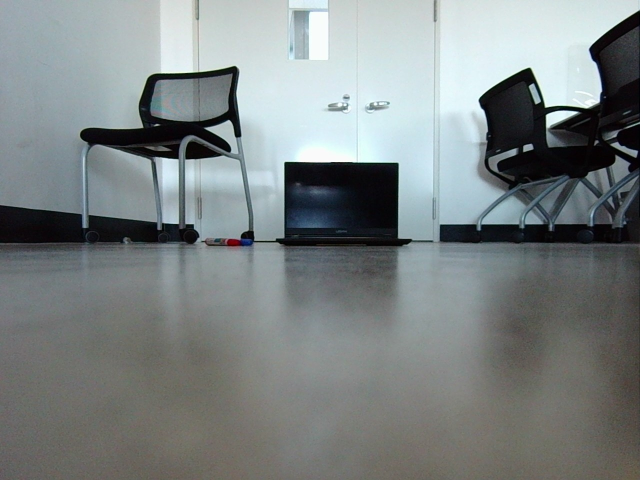
//> input picture testH/build/aloeL.jpg, 1280 x 960 px (shown at 1/2 size)
$ ./display ../data/aloeL.jpg build/aloeL.jpg -GT=build/aloeL.jpg   (built with g++ and OpenCV 4)
//> lines starting //> are read from the running program, lines starting //| are printed output that depends on the picture
#include "opencv2/calib3d.hpp"
#include "opencv2/imgproc.hpp"
#include "opencv2/imgcodecs.hpp"
#include "opencv2/highgui.hpp"
#include "opencv2/core/utility.hpp"
#include "opencv2/ximgproc.hpp"
#include <iostream>
#include <string>

using namespace cv;
using namespace cv::ximgproc;
using namespace std;

Rect computeROI(Size2i src_sz, Ptr<StereoMatcher> matcher_instance);

const String keys =
    "{help h usage ? |                  | print this message                                                }"
    "{@left          |../data/aloeL.jpg | left view of the stereopair                                       }"
    "{@right         |../data/aloeR.jpg | right view of the stereopair                                      }"
    "{GT             |../data/aloeGT.png| optional ground-truth disparity (MPI-Sintel or Middlebury format) }"
    "{dst_path       |None              | optional path to save the resulting filtered disparity map        }"
    "{dst_raw_path   |None              | optional path to save raw disparity map before filtering          }"
    "{algorithm      |bm                | stereo matching method (bm or sgbm)                               }"
    "{filter         |wls_conf          | used post-filtering (wls_conf or wls_no_conf or fbs_conf)         }"
    "{no-display     |                  | don't display results                                             }"
    "{no-downscale   |                  | force stereo matching on full-sized views to improve quality      }"
    "{dst_conf_path  |None              | optional path to save the confidence map used in filtering        }"
    "{vis_mult       |1.0               | coefficient used to scale disparity map visualizations            }"
    "{max_disparity  |160               | parameter of stereo matching                                      }"
    "{window_size    |-1                | parameter of stereo matching                                      }"
    "{wls_lambda     |8000.0            | parameter of wls post-filtering                                   }"
    "{wls_sigma      |1.5               | parameter of wls post-filtering                                   }"
    "{fbs_spatial    |16.0              | parameter of fbs post-filtering                                   }"
    "{fbs_luma       |8.0               | parameter of fbs post-filtering                                   }"
    "{fbs_chroma     |8.0               | parameter of fbs post-filtering                                   }"
    "{fbs_lambda     |128.0             | parameter of fbs post-filtering                                   }"
    ;

int main(int argc, char** argv)
{
    CommandLineParser parser(argc,argv,keys);
    parser.about("Disparity Filtering Demo");
    if (parser.has("help"))
    {
        parser.printMessage();
        return 0;
    }

    String left_im = parser.get<String>(0);
    String right_im = parser.get<String>(1);
    String GT_path = parser.get<String>("GT");

    String dst_path = parser.get<String>("dst_path");
    String dst_raw_path = parser.get<String>("dst_raw_path");
    String dst_conf_path = parser.get<String>("dst_conf_path");
    String algo = parser.get<String>("algorithm");
    String filter = parser.get<String>("filter");
    bool no_display = parser.has("no-display");
    bool no_downscale = parser.has("no-downscale");
    int max_disp = parser.get<int>("max_disparity");
    double lambda = parser.get<double>("wls_lambda");
    double sigma  = parser.get<double>("wls_sigma");
    double fbs_spatial = parser.get<double>("fbs_spatial");
    double fbs_luma = parser.get<double>("fbs_luma");
    double fbs_chroma = parser.get<double>("fbs_chroma");
    double fbs_lambda = parser.get<double>("fbs_lambda");
    double vis_mult = parser.get<double>("vis_mult");

    int wsize;
    if(parser.get<int>("window_size")>=0) //user provided window_size value
        wsize = parser.get<int>("window_size");
    else
    {
        if(algo=="sgbm")
            wsize = 3; //default window size for SGBM
        else if(!no_downscale && algo=="bm" && filter=="wls_conf")
            wsize = 7; //default window size for BM on downscaled views (downscaling is performed only for wls_conf)
        else
            wsize = 15; //default window size for BM on full-sized views
    }

    if (!parser.check())
    {
        parser.printErrors();
        return -1;
    }

    //! [load_views]
    Mat left  = imread(left_im ,IMREAD_COLOR);
//> left is the input picture: 960 rows x 1280 cols, CV_8UC3; mean B, G, R 132.1, 131.7, 124.8
    if ( left.empty() )
    {
        cout<<"Cannot read image file: "<<left_im;
        return -1;
    }

    Mat right = imread(right_im,IMREAD_COLOR);
    if ( right.empty() )
    {
        cout<<"Cannot read image file: "<<right_im;
        return -1;
    }
    //! [load_views]

    bool noGT;
    Mat GT_disp;
    if (GT_path=="../data/aloeGT.png" && left_im!="../data/aloeL.jpg")
        noGT=true;
    else
    {
        noGT=false;
        if(readGT(GT_path,GT_disp)!=0)
        {
            cout<<"Cannot read ground truth image file: "<<GT_path<<endl;
            return -1;
        }
    }

    Mat left_for_matcher, right_for_matcher;
    Mat left_disp,right_disp;
    Mat filtered_disp,solved_disp,solved_filtered_disp;
    Mat conf_map = Mat(left.rows,left.cols,CV_8U);
    conf_map = Scalar(255);
    Rect ROI;
    Ptr<DisparityWLSFilter> wls_filter;
    double matching_time, filtering_time;
    double solving_time = 0;
    if(max_disp<=0 || max_disp%16!=0)
    {
        cout<<"Incorrect max_disparity value: it should be positive and divisible by 16";
        return -1;
    }
    if(wsize<=0 || wsize%2!=1)
    {
        cout<<"Incorrect window_size value: it should be positive and odd";
        return -1;
    }

    if(filter=="wls_conf") // filtering with confidence (significantly better quality than wls_no_conf)
    {
        if(!no_downscale)
        {
            // downscale the views to speed-up the matching stage, as we will need to compute both left
            // and right disparity maps for confidence map computation
            //! [downscale]
            max_disp/=2;
            if(max_disp%16!=0)
                max_disp += 16-(max_disp%16);
            resize(left ,left_for_matcher ,Size(),0.5,0.5, INTER_LINEAR_EXACT);
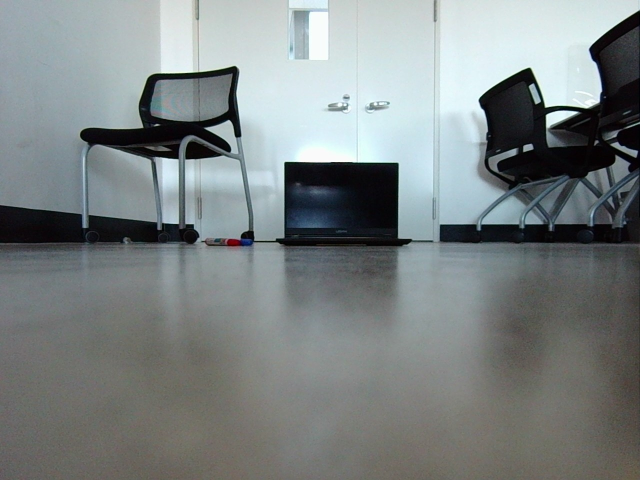
//> left_for_matcher: 480 rows x 640 cols, CV_8UC3; mean B, G, R 132.2, 131.8, 124.9
            resize(right,right_for_matcher,Size(),0.5,0.5, INTER_LINEAR_EXACT);
            //! [downscale]
        }
        else
        {
            left_for_matcher  = left.clone();
            right_for_matcher = right.clone();
        }

        if(algo=="bm")
        {
            //! [matching]
            Ptr<StereoBM> left_matcher = StereoBM::create(max_disp,wsize);
            wls_filter = createDisparityWLSFilter(left_matcher);
            Ptr<StereoMatcher> right_matcher = createRightMatcher(left_matcher);

            cvtColor(left_for_matcher,  left_for_matcher,  COLOR_BGR2GRAY);
//> left_for_matcher: 480 rows x 640 cols, CV_8UC1
            cvtColor(right_for_matcher, right_for_matcher, COLOR_BGR2GRAY);

            matching_time = (double)getTickCount();
            left_matcher-> compute(left_for_matcher, right_for_matcher,left_disp);
            right_matcher->compute(right_for_matcher,left_for_matcher, right_disp);
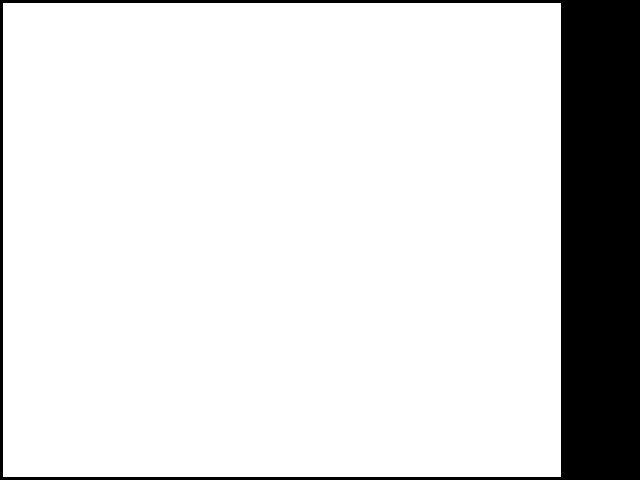
//> right_disp: 480 rows x 640 cols, CV_16SC1; min -1280, max 0, mean -178; drawn with min black and max white
            matching_time = ((double)getTickCount() - matching_time)/getTickFrequency();
            //! [matching]
        }
        else if(algo=="sgbm")
        {
            Ptr<StereoSGBM> left_matcher  = StereoSGBM::create(0,max_disp,wsize);
            left_matcher->setP1(24*wsize*wsize);
            left_matcher->setP2(96*wsize*wsize);
            left_matcher->setPreFilterCap(63);
            left_matcher->setMode(StereoSGBM::MODE_SGBM_3WAY);
            wls_filter = createDisparityWLSFilter(left_matcher);
            Ptr<StereoMatcher> right_matcher = createRightMatcher(left_matcher);

            matching_time = (double)getTickCount();
            left_matcher-> compute(left_for_matcher, right_for_matcher,left_disp);
            right_matcher->compute(right_for_matcher,left_for_matcher, right_disp);
            matching_time = ((double)getTickCount() - matching_time)/getTickFrequency();
        }
        else
        {
            cout<<"Unsupported algorithm";
            return -1;
        }

        //! [filtering]
        wls_filter->setLambda(lambda);
        wls_filter->setSigmaColor(sigma);
        filtering_time = (double)getTickCount();
        wls_filter->filter(left_disp,left,filtered_disp,right_disp);
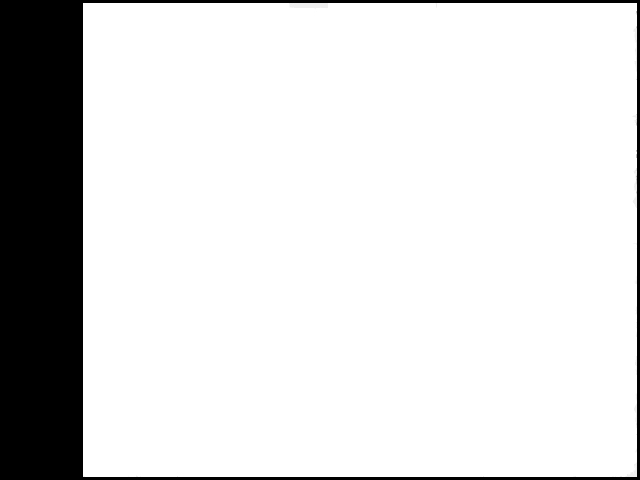
//> filtered_disp: 960 rows x 1280 cols, CV_16SC1 (shown at 1/2 size); min -16, max 0, mean -2.33; drawn with min black and max white
        filtering_time = ((double)getTickCount() - filtering_time)/getTickFrequency();
        //! [filtering]
        conf_map = wls_filter->getConfidenceMap();

        // Get the ROI that was used in the last filter call:
        ROI = wls_filter->getROI();
        if(!no_downscale)
        {
            // upscale raw disparity and ROI back for a proper comparison:
            resize(left_disp,left_disp,Size(),2.0,2.0,INTER_LINEAR_EXACT);
//> left_disp: 960 rows x 1280 cols, CV_16SC1
            left_disp = left_disp*2.0;
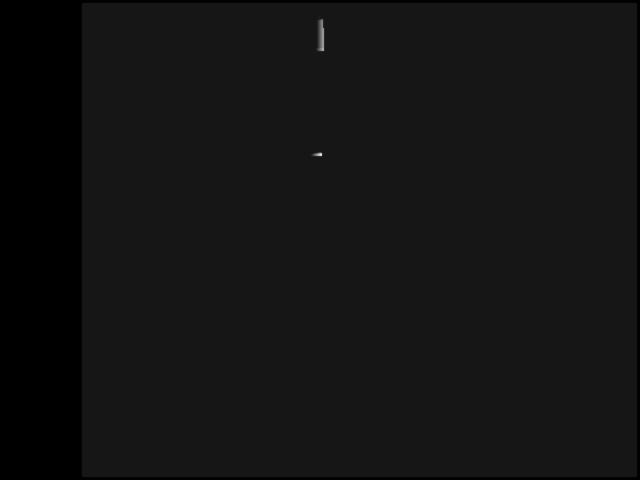
//> left_disp: 960 rows x 1280 cols, CV_16SC1 (shown at 1/2 size); min -32, max 328, mean -4.5; drawn with min black and max white
            ROI = Rect(ROI.x*2,ROI.y*2,ROI.width*2,ROI.height*2);
        }
    }
    else if(filter=="fbs_conf") // filtering with fbs and confidence using also wls pre-processing
    {
        if(!no_downscale)
        {
            // downscale the views to speed-up the matching stage, as we will need to compute both left
            // and right disparity maps for confidence map computation
            //! [downscale_wls]
            max_disp/=2;
            if(max_disp%16!=0)
                max_disp += 16-(max_disp%16);
            resize(left ,left_for_matcher ,Size(),0.5,0.5);
            resize(right,right_for_matcher,Size(),0.5,0.5);
            //! [downscale_wls]
        }
        else
        {
            left_for_matcher  = left.clone();
            right_for_matcher = right.clone();
        }

        if(algo=="bm")
        {
            //! [matching_wls]
            Ptr<StereoBM> left_matcher = StereoBM::create(max_disp,wsize);
            wls_filter = createDisparityWLSFilter(left_matcher);
            Ptr<StereoMatcher> right_matcher = createRightMatcher(left_matcher);

            cvtColor(left_for_matcher,  left_for_matcher,  COLOR_BGR2GRAY);
            cvtColor(right_for_matcher, right_for_matcher, COLOR_BGR2GRAY);

            matching_time = (double)getTickCount();
            left_matcher-> compute(left_for_matcher, right_for_matcher,left_disp);
            right_matcher->compute(right_for_matcher,left_for_matcher, right_disp);
            matching_time = ((double)getTickCount() - matching_time)/getTickFrequency();
            //! [matching_wls]
        }
        else if(algo=="sgbm")
        {
            Ptr<StereoSGBM> left_matcher  = StereoSGBM::create(0,max_disp,wsize);
            left_matcher->setP1(24*wsize*wsize);
            left_matcher->setP2(96*wsize*wsize);
            left_matcher->setPreFilterCap(63);
            left_matcher->setMode(StereoSGBM::MODE_SGBM_3WAY);
            wls_filter = createDisparityWLSFilter(left_matcher);
            Ptr<StereoMatcher> right_matcher = createRightMatcher(left_matcher);

            matching_time = (double)getTickCount();
            left_matcher-> compute(left_for_matcher, right_for_matcher,left_disp);
            right_matcher->compute(right_for_matcher,left_for_matcher, right_disp);
            matching_time = ((double)getTickCount() - matching_time)/getTickFrequency();
        }
        else
        {
            cout<<"Unsupported algorithm";
            return -1;
        }

        //! [filtering_wls]
        wls_filter->setLambda(lambda);
        wls_filter->setSigmaColor(sigma);
        filtering_time = (double)getTickCount();
        wls_filter->filter(left_disp,left,filtered_disp,right_disp);
        filtering_time = ((double)getTickCount() - filtering_time)/getTickFrequency();
        //! [filtering_wls]

        conf_map = wls_filter->getConfidenceMap();

        Mat left_disp_resized;
        resize(left_disp,left_disp_resized,left.size());

        // Get the ROI that was used in the last filter call:
        ROI = wls_filter->getROI();
        if(!no_downscale)
        {
            // upscale raw disparity and ROI back for a proper comparison:
            resize(left_disp,left_disp,Size(),2.0,2.0);
            left_disp = left_disp*2.0;
            left_disp_resized = left_disp_resized*2.0;
            ROI = Rect(ROI.x*2,ROI.y*2,ROI.width*2,ROI.height*2);
        }

#ifdef HAVE_EIGEN
        //! [filtering_fbs]
        solving_time = (double)getTickCount();
        fastBilateralSolverFilter(left, left_disp_resized, conf_map/255.0f, solved_disp, fbs_spatial, fbs_luma, fbs_chroma, fbs_lambda);
        solving_time = ((double)getTickCount() - solving_time)/getTickFrequency();
        //! [filtering_fbs]

        //! [filtering_wls2fbs]
        fastBilateralSolverFilter(left, filtered_disp, conf_map/255.0f, solved_filtered_disp, fbs_spatial, fbs_luma, fbs_chroma, fbs_lambda);
        //! [filtering_wls2fbs]
#else
        (void)fbs_spatial;
        (void)fbs_luma;
        (void)fbs_chroma;
        (void)fbs_lambda;
#endif
    }
    else if(filter=="wls_no_conf")
    {
        /* There is no convenience function for the case of filtering with no confidence, so we
        will need to set the ROI and matcher parameters manually */

        left_for_matcher  = left.clone();
        right_for_matcher = right.clone();

        if(algo=="bm")
        {
            Ptr<StereoBM> matcher  = StereoBM::create(max_disp,wsize);
            matcher->setTextureThreshold(0);
            matcher->setUniquenessRatio(0);
            cvtColor(left_for_matcher,  left_for_matcher, COLOR_BGR2GRAY);
            cvtColor(right_for_matcher, right_for_matcher, COLOR_BGR2GRAY);
            ROI = computeROI(left_for_matcher.size(),matcher);
            wls_filter = createDisparityWLSFilterGeneric(false);
            wls_filter->setDepthDiscontinuityRadius((int)ceil(0.33*wsize));

            matching_time = (double)getTickCount();
            matcher->compute(left_for_matcher,right_for_matcher,left_disp);
            matching_time = ((double)getTickCount() - matching_time)/getTickFrequency();
        }
        else if(algo=="sgbm")
        {
            Ptr<StereoSGBM> matcher  = StereoSGBM::create(0,max_disp,wsize);
            matcher->setUniquenessRatio(0);
            matcher->setDisp12MaxDiff(1000000);
            matcher->setSpeckleWindowSize(0);
            matcher->setP1(24*wsize*wsize);
            matcher->setP2(96*wsize*wsize);
            matcher->setMode(StereoSGBM::MODE_SGBM_3WAY);
            ROI = computeROI(left_for_matcher.size(),matcher);
            wls_filter = createDisparityWLSFilterGeneric(false);
            wls_filter->setDepthDiscontinuityRadius((int)ceil(0.5*wsize));

            matching_time = (double)getTickCount();
            matcher->compute(left_for_matcher,right_for_matcher,left_disp);
            matching_time = ((double)getTickCount() - matching_time)/getTickFrequency();
        }
        else
        {
            cout<<"Unsupported algorithm";
            return -1;
        }

        wls_filter->setLambda(lambda);
        wls_filter->setSigmaColor(sigma);
        filtering_time = (double)getTickCount();
        wls_filter->filter(left_disp,left,filtered_disp,Mat(),ROI);
        filtering_time = ((double)getTickCount() - filtering_time)/getTickFrequency();
    }
    else
    {
        cout<<"Unsupported filter";
        return -1;
    }

    //collect and print all the stats:
    cout.precision(2);
    cout<<"Matching time:  "<<matching_time<<"s"<<endl;
    cout<<"Filtering time: "<<filtering_time<<"s"<<endl;
    cout<<"Solving time: "<<solving_time<<"s"<<endl;
    cout<<endl;

    double MSE_before,percent_bad_before,MSE_after,percent_bad_after;
    if(!noGT)
    {
        MSE_before = computeMSE(GT_disp,left_disp,ROI);
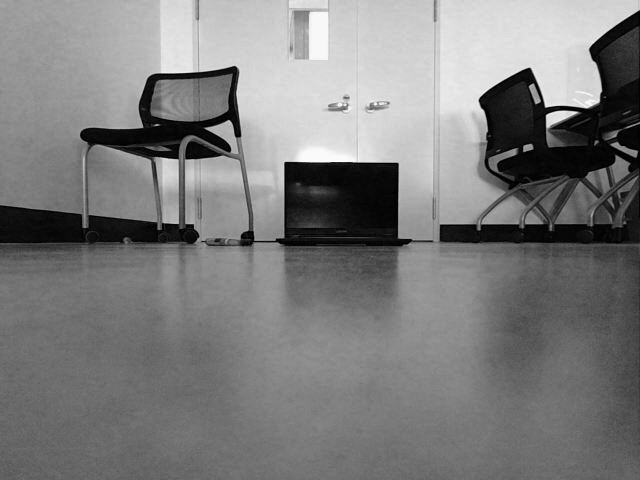
//> GT_disp: 960 rows x 1280 cols, CV_16SC1 (shown at 1/2 size); min 0, max 16383, mean 8020.3; drawn with min black and max white
//> MSE_before = 127.4
        percent_bad_before = computeBadPixelPercent(GT_disp,left_disp,ROI);
//> percent_bad_before = 99.71
        MSE_after = computeMSE(GT_disp,filtered_disp,ROI);
//> MSE_after = 127.4
        percent_bad_after = computeBadPixelPercent(GT_disp,filtered_disp,ROI);
//> percent_bad_after = 99.71

        cout.precision(5);
        cout<<"MSE before filtering: "<<MSE_before<<endl;
//| MSE before filtering: 127.38
        cout<<"MSE after filtering:  "<<MSE_after<<endl;
//| MSE after filtering:  127.38
        cout<<endl;
        cout.precision(3);
        cout<<"Percent of bad pixels before filtering: "<<percent_bad_before<<endl;
//| Percent of bad pixels before filtering: 99.7
        cout<<"Percent of bad pixels after filtering:  "<<percent_bad_after<<endl;
//| Percent of bad pixels after filtering:  99.7
    }

    if(dst_path!="None")
    {
        Mat filtered_disp_vis;
        getDisparityVis(filtered_disp,filtered_disp_vis,vis_mult);
        imwrite(dst_path,filtered_disp_vis);
    }
    if(dst_raw_path!="None")
    {
        Mat raw_disp_vis;
        getDisparityVis(left_disp,raw_disp_vis,vis_mult);
        imwrite(dst_raw_path,raw_disp_vis);
    }
    if(dst_conf_path!="None")
    {
        imwrite(dst_conf_path,conf_map);
    }

    if(!no_display)
    {
        namedWindow("left", WINDOW_AUTOSIZE);
        imshow("left", left);
        namedWindow("right", WINDOW_AUTOSIZE);
        imshow("right", right);

        if(!noGT)
        {
            Mat GT_disp_vis;
            getDisparityVis(GT_disp,GT_disp_vis,vis_mult);
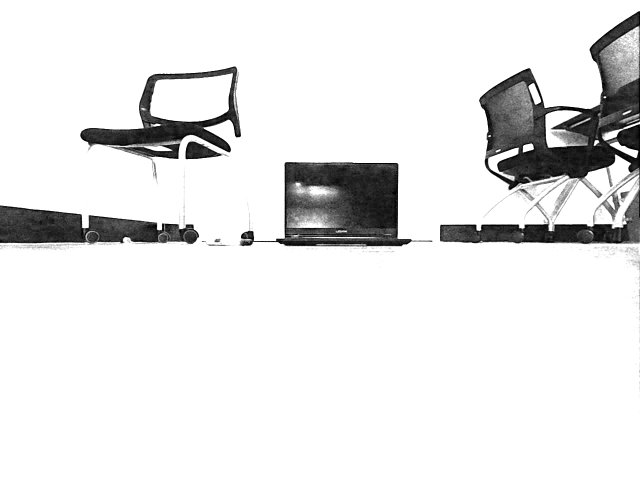
//> GT_disp_vis: 960 rows x 1280 cols, CV_8UC1 (shown at 1/2 size); min 0, max 255, mean 230.5
            namedWindow("ground-truth disparity", WINDOW_AUTOSIZE);
            imshow("ground-truth disparity", GT_disp_vis);
        }

        //! [visualization]
        Mat raw_disp_vis;
        getDisparityVis(left_disp,raw_disp_vis,vis_mult);
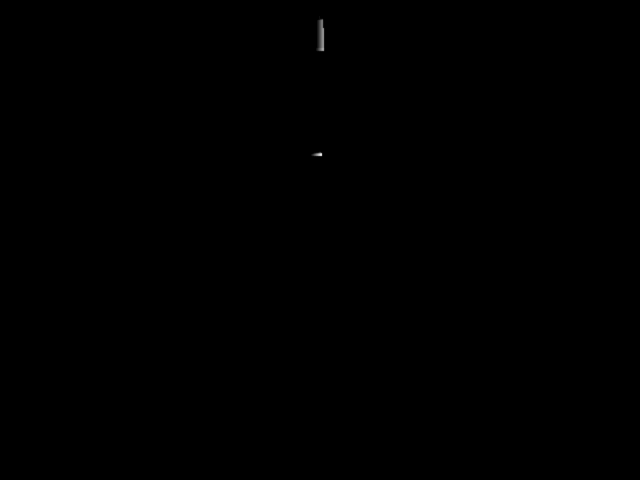
//> raw_disp_vis: 960 rows x 1280 cols, CV_8UC1 (shown at 1/2 size); min 0, max 20, mean 0.0059; drawn with min black and max white
        namedWindow("raw disparity", WINDOW_AUTOSIZE);
        imshow("raw disparity", raw_disp_vis);
        Mat filtered_disp_vis;
        getDisparityVis(filtered_disp,filtered_disp_vis,vis_mult);
//> filtered_disp_vis: 960 rows x 1280 cols, CV_8UC1; every value is 0
        namedWindow("filtered disparity", WINDOW_AUTOSIZE);
        imshow("filtered disparity", filtered_disp_vis);

        if(!solved_disp.empty())
        {
            Mat solved_disp_vis;
            getDisparityVis(solved_disp,solved_disp_vis,vis_mult);
            namedWindow("solved disparity", WINDOW_AUTOSIZE);
            imshow("solved disparity", solved_disp_vis);

            Mat solved_filtered_disp_vis;
            getDisparityVis(solved_filtered_disp,solved_filtered_disp_vis,vis_mult);
            namedWindow("solved wls disparity", WINDOW_AUTOSIZE);
            imshow("solved wls disparity", solved_filtered_disp_vis);
        }

        while(1)
        {
            char key = (char)waitKey();
//> the 'q' key is pressed
            if( key == 27 || key == 'q' || key == 'Q') // 'ESC'
                break;
        }
        //! [visualization]
    }

    return 0;
}

// [17 lines left out: function computeROI, not called in this run]
